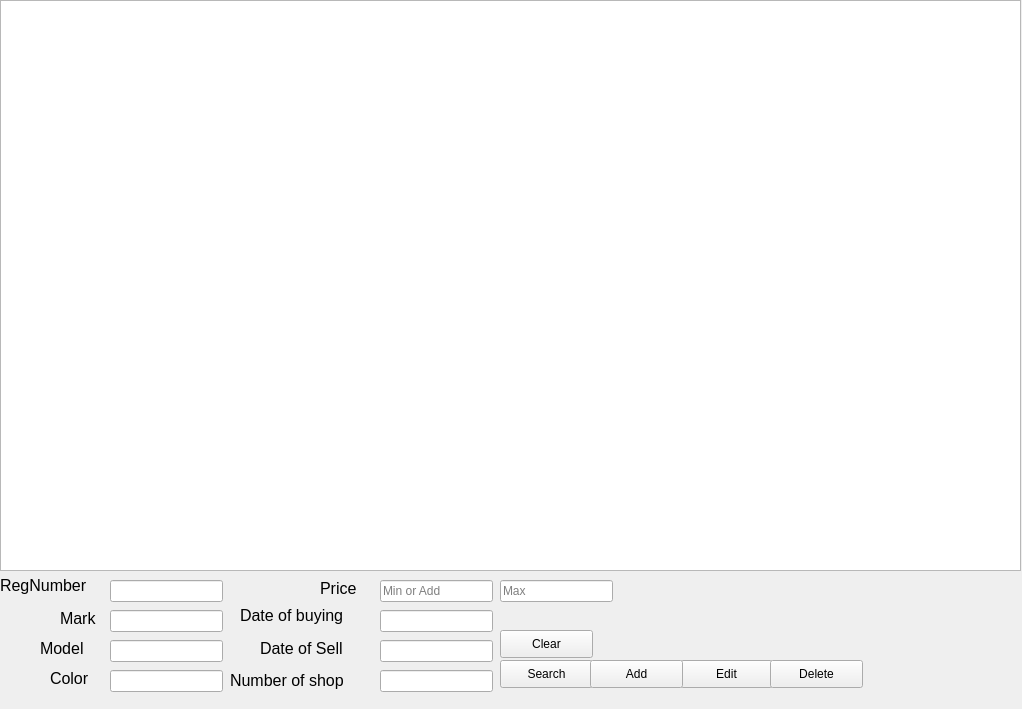
<?xml version="1.0" encoding="UTF-8"?>
<ui version="4.0">
 <class>CarsTableView</class>
 <widget class="QWidget" name="CarsTableView">
  <property name="geometry">
   <rect>
    <x>0</x>
    <y>0</y>
    <width>1022</width>
    <height>709</height>
   </rect>
  </property>
  <property name="windowTitle">
   <string>CarsTableView</string>
  </property>
  <widget class="QTableView" name="tableView_car">
   <property name="geometry">
    <rect>
     <x>0</x>
     <y>0</y>
     <width>1021</width>
     <height>571</height>
    </rect>
   </property>
  </widget>
  <widget class="QLineEdit" name="lineEdit_registration">
   <property name="geometry">
    <rect>
     <x>110</x>
     <y>580</y>
     <width>113</width>
     <height>22</height>
    </rect>
   </property>
  </widget>
  <widget class="QLineEdit" name="lineEdit_mark">
   <property name="geometry">
    <rect>
     <x>110</x>
     <y>610</y>
     <width>113</width>
     <height>22</height>
    </rect>
   </property>
  </widget>
  <widget class="QLineEdit" name="lineEdit_model">
   <property name="geometry">
    <rect>
     <x>110</x>
     <y>640</y>
     <width>113</width>
     <height>22</height>
    </rect>
   </property>
  </widget>
  <widget class="QLineEdit" name="lineEdit_minPrice">
   <property name="geometry">
    <rect>
     <x>380</x>
     <y>580</y>
     <width>113</width>
     <height>22</height>
    </rect>
   </property>
   <property name="placeholderText">
    <string>Min or Add</string>
   </property>
  </widget>
  <widget class="QLineEdit" name="lineEdit_dateSell">
   <property name="geometry">
    <rect>
     <x>380</x>
     <y>640</y>
     <width>113</width>
     <height>22</height>
    </rect>
   </property>
  </widget>
  <widget class="QLineEdit" name="lineEdit_numberOfShop">
   <property name="geometry">
    <rect>
     <x>380</x>
     <y>670</y>
     <width>113</width>
     <height>22</height>
    </rect>
   </property>
  </widget>
  <widget class="QLabel" name="label_Reg">
   <property name="geometry">
    <rect>
     <x>0</x>
     <y>570</y>
     <width>111</width>
     <height>31</height>
    </rect>
   </property>
   <property name="font">
    <font>
     <pointsize>12</pointsize>
    </font>
   </property>
   <property name="text">
    <string>RegNumber</string>
   </property>
  </widget>
  <widget class="QLabel" name="label_name">
   <property name="geometry">
    <rect>
     <x>60</x>
     <y>610</y>
     <width>55</width>
     <height>16</height>
    </rect>
   </property>
   <property name="font">
    <font>
     <pointsize>12</pointsize>
    </font>
   </property>
   <property name="text">
    <string>Mark</string>
   </property>
  </widget>
  <widget class="QLabel" name="label_price">
   <property name="geometry">
    <rect>
     <x>320</x>
     <y>580</y>
     <width>55</width>
     <height>16</height>
    </rect>
   </property>
   <property name="font">
    <font>
     <pointsize>12</pointsize>
    </font>
   </property>
   <property name="text">
    <string>Price</string>
   </property>
  </widget>
  <widget class="QLabel" name="label_date">
   <property name="geometry">
    <rect>
     <x>240</x>
     <y>600</y>
     <width>131</width>
     <height>31</height>
    </rect>
   </property>
   <property name="font">
    <font>
     <pointsize>12</pointsize>
    </font>
   </property>
   <property name="text">
    <string>Date of buying</string>
   </property>
  </widget>
  <widget class="QLabel" name="label_isSelled">
   <property name="geometry">
    <rect>
     <x>260</x>
     <y>640</y>
     <width>121</width>
     <height>16</height>
    </rect>
   </property>
   <property name="font">
    <font>
     <pointsize>12</pointsize>
    </font>
   </property>
   <property name="text">
    <string>Date of Sell</string>
   </property>
  </widget>
  <widget class="QLabel" name="label_shopNumber">
   <property name="geometry">
    <rect>
     <x>230</x>
     <y>670</y>
     <width>151</width>
     <height>20</height>
    </rect>
   </property>
   <property name="font">
    <font>
     <pointsize>12</pointsize>
    </font>
   </property>
   <property name="text">
    <string>Number of shop</string>
   </property>
  </widget>
  <widget class="QPushButton" name="pushButton_search">
   <property name="geometry">
    <rect>
     <x>500</x>
     <y>660</y>
     <width>93</width>
     <height>28</height>
    </rect>
   </property>
   <property name="text">
    <string>Search</string>
   </property>
  </widget>
  <widget class="QPushButton" name="pushButton_edit">
   <property name="geometry">
    <rect>
     <x>680</x>
     <y>660</y>
     <width>93</width>
     <height>28</height>
    </rect>
   </property>
   <property name="text">
    <string>Edit</string>
   </property>
  </widget>
  <widget class="QPushButton" name="pushButton_add">
   <property name="geometry">
    <rect>
     <x>590</x>
     <y>660</y>
     <width>93</width>
     <height>28</height>
    </rect>
   </property>
   <property name="text">
    <string>Add</string>
   </property>
  </widget>
  <widget class="QPushButton" name="pushButton_clear">
   <property name="geometry">
    <rect>
     <x>500</x>
     <y>630</y>
     <width>93</width>
     <height>28</height>
    </rect>
   </property>
   <property name="text">
    <string>Clear</string>
   </property>
  </widget>
  <widget class="QLineEdit" name="lineEdit_dateBuy">
   <property name="geometry">
    <rect>
     <x>380</x>
     <y>610</y>
     <width>113</width>
     <height>22</height>
    </rect>
   </property>
  </widget>
  <widget class="QLabel" name="label">
   <property name="geometry">
    <rect>
     <x>40</x>
     <y>640</y>
     <width>71</width>
     <height>16</height>
    </rect>
   </property>
   <property name="font">
    <font>
     <pointsize>12</pointsize>
    </font>
   </property>
   <property name="text">
    <string>Model</string>
   </property>
  </widget>
  <widget class="QLabel" name="label_2">
   <property name="geometry">
    <rect>
     <x>50</x>
     <y>670</y>
     <width>55</width>
     <height>16</height>
    </rect>
   </property>
   <property name="font">
    <font>
     <pointsize>12</pointsize>
    </font>
   </property>
   <property name="text">
    <string>Color</string>
   </property>
  </widget>
  <widget class="QLineEdit" name="lineEdit_color">
   <property name="geometry">
    <rect>
     <x>110</x>
     <y>670</y>
     <width>113</width>
     <height>22</height>
    </rect>
   </property>
  </widget>
  <widget class="QPushButton" name="pushButton_delete">
   <property name="geometry">
    <rect>
     <x>770</x>
     <y>660</y>
     <width>93</width>
     <height>28</height>
    </rect>
   </property>
   <property name="text">
    <string>Delete</string>
   </property>
  </widget>
  <widget class="QLineEdit" name="lineEdit_maxPrice">
   <property name="geometry">
    <rect>
     <x>500</x>
     <y>580</y>
     <width>113</width>
     <height>22</height>
    </rect>
   </property>
   <property name="placeholderText">
    <string>Max</string>
   </property>
  </widget>
 </widget>
 <layoutdefault spacing="6" margin="11"/>
 <resources/>
 <connections/>
</ui>
